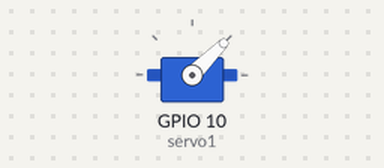
A program run on a simulated Raspberry Pi (BCM pin numbers). On the bench: servo. Servo angles are drawn from the pulse width (0.5 ms = 0°, 2.5 ms = 180°).

Above: at 0.05 s.
Timing chart, 0 to 3.0 s (numbered marks = the images above):
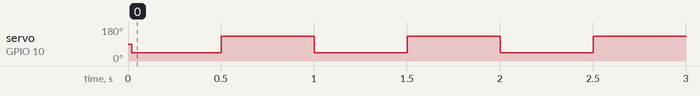

Measured:
- by itself, servo on GPIO 10 (servo1): alternates 130° for 0.50 s and 45° for 0.50 s

The program:

gpio_servo.py
```python
from gpiozero import AngularServo
from time import sleep

servo1 = AngularServo(10,min_angle=-170,max_angle=170)

while True:
    servo1.angle = -170
    sleep(0.5)
    servo1.angle = 150
    sleep(0.5)
```
